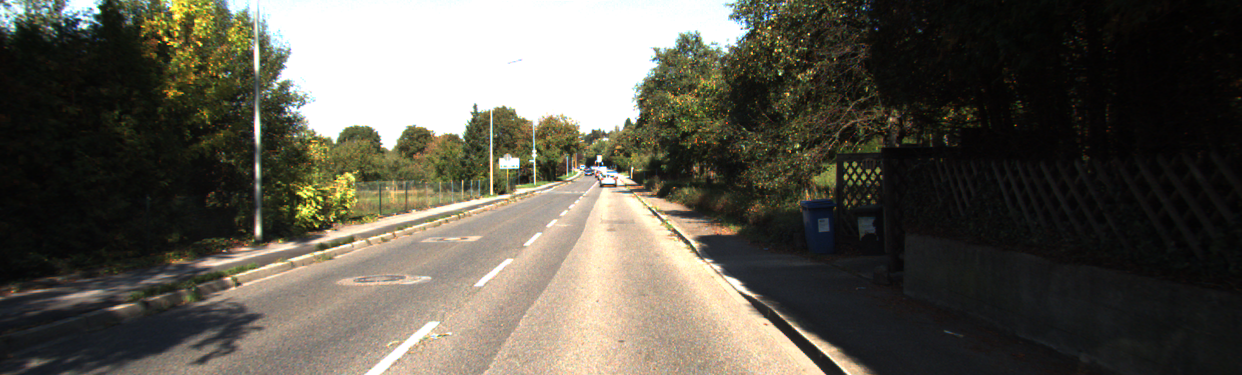
#> input picture dataset_examples/um_000052.png, 1242 x 375 px
$ python main.py   (older library calls are emulated)
#> lines starting #> are read from the running program, lines starting #| are printed output that depends on the picture; after the words box and inside, x2 and y2 are one past the last pixel; in counts of white or black regions, pixels touching at a corner belong together
### improc.py
import cv2
import json
import numpy as np

from main import masks_filename


def crop_image(image, cutting_point=2):
    """
    Returns bottom half of the image
    Assuming the camera is vertically centered, everything above the middle
    of the image probably correspond to useless information when related to lane detection
    :param image: Input image
    :param cutting_point: Point to start cutting relative to image size (2: half)
    :return: Cropped image
    """
    height = image.shape[0]
    return image[height // cutting_point: height, :, :]


def mask_image(image):
    """
    Applies binary masking specified in mask file to image
    :param image: Input image
    :return: Binary masked image
    """
    masked_images = []
    with open(masks_filename) as masks_file:
        # Load masks dictionary
        masks = json.load(masks_file)
        for mask in masks:
            # Apply each mask individually
            min_range = np.array(mask["min"])
            max_range = np.array(mask["max"])
            masked_images.append(cv2.inRange(image, min_range, max_range))

    # Merge all masks into a single one
    masked_image = np.sum(masked_images, axis=0) / len(masked_images)
    masked_image[masked_image != 0] = 255
    return np.uint8(masked_image)


def closing(image, kernel_size=None):
    """
    Performs closing morphological operation in image
    Default kernel size is [5, 5]
    :param image: Input image
    :param kernel_size: List specifying kernel size
    :return: Morphologically transformed image
    """
    # Default mutable argument
    if kernel_size is None:
        kernel_size = [5, 5]
    kernel = np.ones(kernel_size, np.uint8)
    dilated = cv2.dilate(image, kernel)
    return cv2.erode(dilated, kernel)


def detect_edges(image, tresh_lower=50, tresh_upper=150):
    """
    Perform a series of operations in an input image to detect its edges
    Image Cropping -> HSV Transform -> Binary Masking -> Gaussian Blur ->
    -> Closing -> Canny Edge Detection -> Closing
    :param image: Input image
    :param tresh_lower: Lower canny threshold
    :param tresh_upper: Upper canny threshold
    :return: Edged image
    """
    cropped_image = crop_image(image)
    image_hsv = cv2.cvtColor(cropped_image, cv2.COLOR_BGR2HSV)
    masked_image = mask_image(image_hsv)
    blurred_image = cv2.GaussianBlur(masked_image, (3, 3), 0)
    closed_masked_image = closing(blurred_image)
    canny_image = cv2.Canny(closed_masked_image, tresh_lower, tresh_upper)
    edged_image = closing(canny_image)
    return edged_image

### contour.py
import cv2
import numpy as np


# Minimum area that a contour must have
AREA_THRESH = 10


def find_contours(image):
    """
    Find contours in canny edged image
    :param image: Input image
    :return: Contours array and corresponding image
    """
    # Perform contour detection
    contours, _ = cv2.findContours(image, cv2.RETR_EXTERNAL, cv2.CHAIN_APPROX_NONE)
    cont_image = np.zeros([image.shape[0], image.shape[1], 3])

    approximated_contours = []
    # Approximate each contour by a simpler shape
    for contour in contours:
        # Filter out small contours
        if cv2.contourArea(contour) < AREA_THRESH:
            continue

        epsilon = 0.01 * cv2.arcLength(contour, True)
        # Approximate by a polygon and force it to be convex
        approximated_contour = cv2.approxPolyDP(contour, epsilon, True)
        convex_contour = cv2.convexHull(approximated_contour)
        approximated_contours.append(convex_contour)
        cv2.drawContours(cont_image, [convex_contour], -1, (0, 255, 0), 1)

    return contours, cont_image

### lane.py
import cv2
import numpy as np
from sklearn.cluster import KMeans


def find_lanes(contours, image):
    """
    Find lanes in a given set of contours
    :param contours: List of contours
    :param image: Original image
    :return: Center road, New image
    """
    new_image = np.zeros(image.shape)
    center_x_coord = int(image.shape[0]/2)
    center_y_coord = int(image.shape[1]/2)

    # Compile all points in a single vector.
    points = []
    for contour in contours:
        for vector in contour:
            for point in vector:
                point_copy = point
                point_copy = np.append(point_copy, abs(point[0] - center_x_coord))
                point_copy = np.append(point_copy, np.arctan2(point[1], abs(point[0] - center_x_coord))*180/np.pi)
                points.append(point_copy)
    points = np.array(points)

    km = KMeans(n_clusters = 2, init='k-means++', n_init=200, max_iter=400, tol=1e-04)
    y = km.fit_predict(points[:, 1:2]).astype(np.int)

    road1 = points[y == 0]
    road2 = points[y == 1]

    for point in road1:
        cv2.circle(new_image, (int(point[0]), int(point[1])), radius=0, color=(0, 0, 255), thickness=-1)

    for point in road2:
        cv2.circle(new_image, (int(point[0]), int(point[1])), radius=0, color=(255, 0, 0), thickness=-1)

    road1_average = np.average(road1[:, 1])
    road2_average = np.average(road2[:, 1])
    if abs(road1_average - center_y_coord) < abs(road2_average - center_y_coord):
        center_road = road1
    else:
        center_road = road2

    return center_road, new_image


def find_lane_middlepoint(center_road, image):
    """
    Retuns line corresponding to the middle of the lane
    :return:
    """
    new_image = np.array(image)
    center_x_coord = int(image.shape[0]/2)

    max_negative_x = -np.inf
    max_negative_y = 0
    max_positive_x = np.inf
    max_positive_y = 0
    for point in center_road:
        if (point[0] - center_x_coord) > max_negative_x:
            max_negative_x = point[0]
            max_negative_y = point[1]
        if (point[0] - center_x_coord) < max_positive_x:
            max_positive_x = point[0]
            max_positive_y = point[1]

    x = (max_negative_x + max_positive_x)/2
    y = (max_negative_y + max_positive_y)/2

    cv2.circle(new_image, (int(x), int(y)), radius=0, color=(0, 255, 0), thickness=5)

    return [x, y], new_image

### utils.py
import cv2


def show_image(image, name="Image"):
    """
    Shows an image
    :param image: Image to show
    :param name: Image name
    :return: None
    """
    print(f"Showing {name}, press any key to close")
    cv2.imshow(name, image)
    cv2.waitKey()

### main.py
import imageio

import contour
import improc
import lane

image_test_path = "dataset_examples/um_000052.png"
masks_filename = "mask.json"
generate_seed = False
debug = True


if __name__ == "__main__":
    image = imageio.imread(image_test_path)
#> image is the input picture: shape (375, 1242, 3); mean R, G, B 91.7, 88.1, 77.7
    if generate_seed:
        from seedproc import check_mask
        check_mask(image)
        quit()

    # Processes image to get lane edges
    processed_image = improc.detect_edges(image)
#> in crop_image, `return image[height // cutting_point: height, :, :]`:
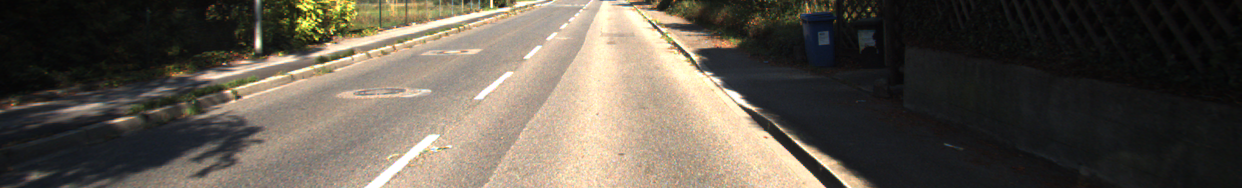
#> returned value: shape (188, 1242, 3); mean of channels 0, 1, 2 94.1, 86.7, 76.1; drawn as R, G, B
#> in detect_edges, `image_hsv = cv2.cvtColor(cropped_image, cv2.COLOR_BGR2HSV)`: image_hsv: shape (188, 1242, 3); mean H, S, V 79.7, 54.9, 96.5
#> (reads mask.json from the repository)
#> after the loop in mask_image, `for mask in masks:`: masked_images = 1 item
#> in mask_image, `masked_image = np.sum(masked_images, axis=0) / len(masked_images)`:
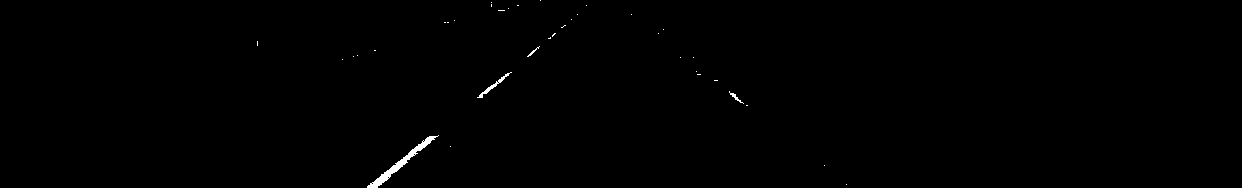
#> masked_image: shape (188, 1242) float64; 0.33% white; 36 white regions (32 under 20 px), largest, box (x1, y1, x2, y2) and area: (367, 135, 439, 188) 508, (477, 72, 512, 98) 120, (729, 91, 744, 104) 41, (527, 46, 540, 57) 27
#> in detect_edges, `canny_image = cv2.Canny(closed_masked_image, tresh_lower, tresh_upper)`: canny_image: shape (188, 1242); 0.31% white in thin lines or dots, all inside (x1, y1, x2, y2) = (256, 0, 848, 188)
#> in closing (call 2), `dilated = cv2.dilate(image, kernel)`:
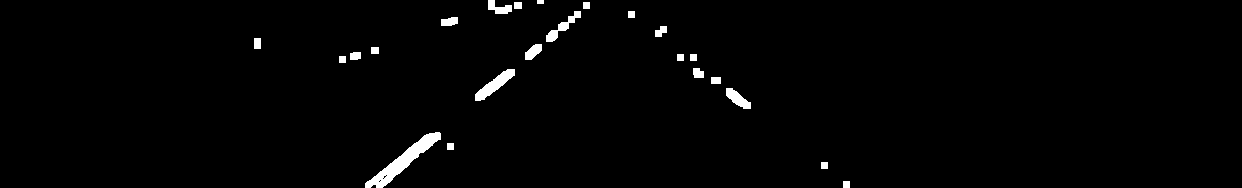
#> dilated: shape (188, 1242); 1.5% white; 23 white regions, largest, box (x1, y1, x2, y2) and area: (365, 132, 441, 188) 1089, (475, 69, 515, 101) 468, (546, 11, 581, 42) 301
#> in closing (call 2), `return cv2.erode(dilated, kernel)`:
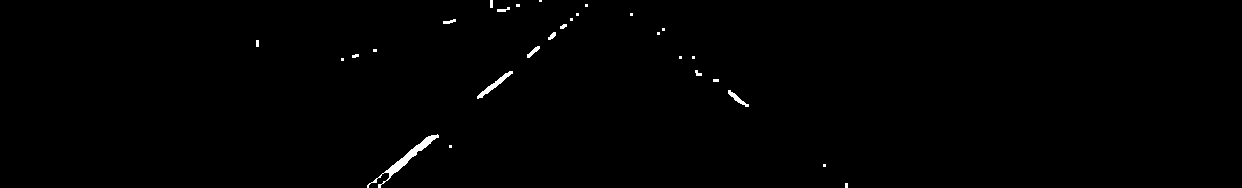
#> returned value: shape (188, 1242); 0.54% white; 28 white regions (16 under 20 px)
    contours, cont_image = contour.find_contours(processed_image)
#> in find_contours, `contours, _ = cv2.findContours(image, cv2.RETR_EXTERNAL, cv2.CHAIN_APP..`: contours = 28 contours, 21 with area under 20; largest, box (x1, y1, x2, y2) and area: (367, 134, 439, 188) 406, (477, 71, 513, 99) 157, (728, 90, 749, 107) 75, (527, 46, 540, 58) 44, (548, 32, 556, 40) 26, (443, 19, 456, 24) 24, (497, 7, 510, 12) 21
#> the loop in find_contours, `for contour in contours:` made 28 passes
#> epsilon on passes 4, 5, 7, 8, 12, 14, 17, 19, 20, 24: 2.36, 0.579, 0.959, 0.208, 0.168, 0.36, 0.233, 0.177, 0.297, 0.308
#> (epsilon, approximated_contour, convex_contour) on passes 6, 15, 28: (0.14, [[713, 79], [713, 81], [718, 81], [718, 79]], [[718, 79], [718, 81], [713, 81], [713, 79]]), (0.16, [[256, 40], [256, 46], [258, 46], [258, 40]], [[258, 40], [258, 46], [256, 46], [256, 40]]), (0.18, [[490, 0], [490, 7], [492, 7], [492, 0]], [[492, 0], [492, 7], [490, 7], [490, 0]])
#> after the loop in find_contours, `for contour in contours:`: approximated_contours = 13 contours, 5 with area under 20; largest, box (x1, y1, x2, y2) and area: (367, 135, 439, 188) 626, (477, 71, 513, 99) 181, (728, 90, 749, 107) 98, (527, 46, 540, 58) 52, (497, 7, 510, 12) 34, (443, 19, 456, 24) 32, (548, 32, 556, 40) 28, (695, 70, 702, 76) 22
    center_road, lane_image = lane.find_lanes(contours, image)
#> the loop in find_lanes, `for contour in contours:` made 28 passes
#> after the loop in find_lanes, `for contour in contours:`: points = 647 items, first 6: [845, 183, 658, 15.54], [845, 184, 658, 15.62], [845, 185, 658, 15.7], [845, 186, 658, 15.78], [845, 187, 658, 15.86], [846, 187, 659, 15.84]
#> in find_lanes, `points = np.array(points)`: points = 647 rows, first 6: [845, 183, 658, 15.54], [845, 184, 658, 15.62], [845, 185, 658, 15.7], [845, 186, 658, 15.78], [845, 187, 658, 15.86], [846, 187, 659, 15.84]
#> in find_lanes, `y = km.fit_predict(points[:, 1:2]).astype(np.int)`: y = 647 values, max 1 at index 0, min 0 at index 218, mean 0.337
#> in find_lanes, `road1 = points[y == 0]`: road1 = 429 rows, first 6: [728, 90, 541, 9.45], [728, 91, 541, 9.55], [728, 92, 541, 9.65], [728, 93, 541, 9.75], [729, 94, 542, 9.84], [730, 95, 543, 9.92]
#> in find_lanes, `road2 = points[y == 1]`: road2 = 218 rows, first 6: [845, 183, 658, 15.54], [845, 184, 658, 15.62], [845, 185, 658, 15.7], [845, 186, 658, 15.78], [845, 187, 658, 15.86], [846, 187, 659, 15.84]
#> the loop in find_lanes, `for point in road1:` made 429 passes
#> after the loop in find_lanes, `for point in road1:`:
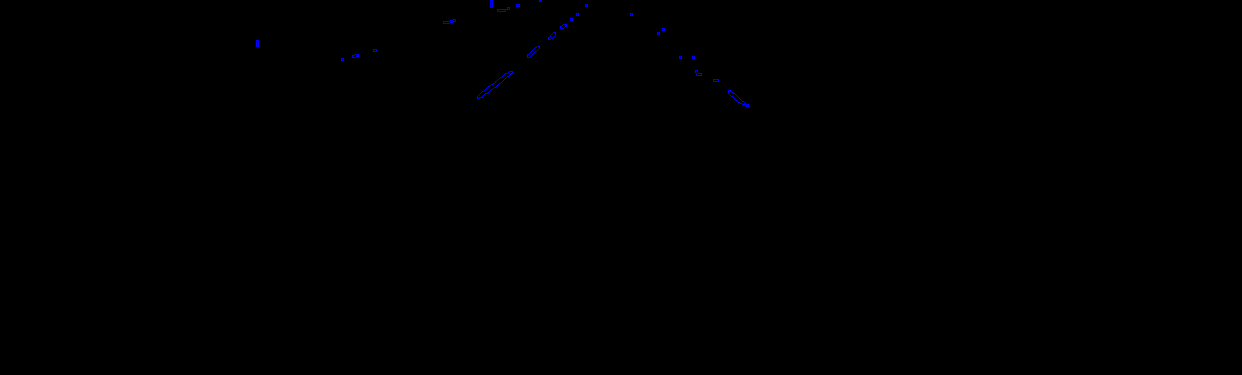
#> new_image: shape (375, 1242, 3) float64; mean of channels 0, 1, 2 0, 0, 0.2; drawn as R, G, B
#> the loop in find_lanes, `for point in road2:` made 218 passes
#> after the loop in find_lanes, `for point in road2:`:
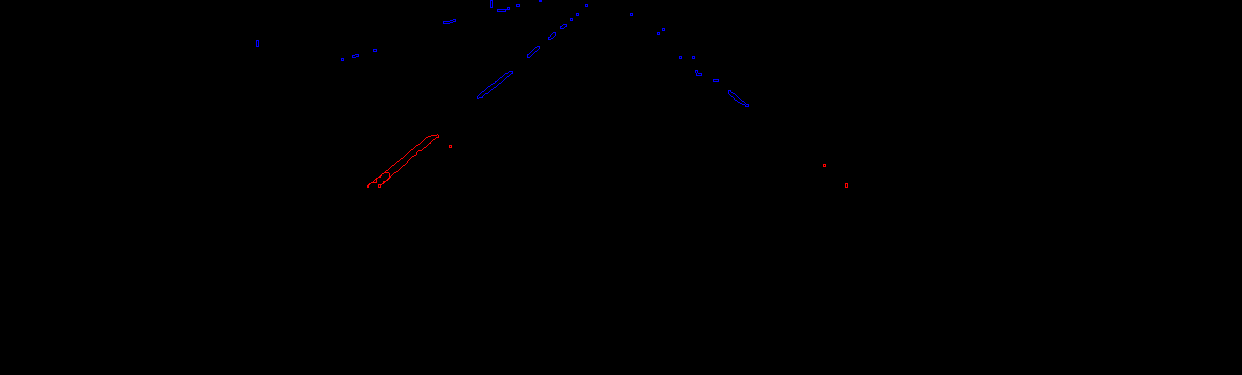
#> new_image: shape (375, 1242, 3) float64; 0.04% of pixels changed, all inside (x1, y1, x2, y2) = (367, 134, 848, 188); drawn as R, G, B
#> in find_lanes, `road1_average = np.average(road1[:, 1])`: road1_average = 50.61
#> in find_lanes, `road2_average = np.average(road2[:, 1])`: road2_average = 164.8
#> in find_lanes, `center_road = road2`: center_road has the same summary as road2
#> center_road has the same summary as road2 in find_lanes
    center_point, center_image = lane.find_lane_middlepoint(center_road, lane_image)
#> the loop in find_lane_middlepoint, `for point in center_road:` made 218 passes
#> (point, max_negative_x, max_negative_y, max_positive_x, max_positive_y) on pass 1: ([845, 183, 658, 15.54], 845, 183, 845, 183)
#> (point, max_positive_x, max_positive_y) on passes 2 to 7: ([845, 184, 658, 15.62], 845, 184), ([845, 185, 658, 15.7], 845, 185), ([845, 186, 658, 15.78], 845, 186), ([845, 187, 658, 15.86], 845, 187), ([846, 187, 659, 15.84], 846, 187), ([847, 187, 660, 15.82], 847, 187)
#> after the loop in find_lane_middlepoint, `for point in center_road:`: max_negative_x = 845; max_negative_y = 183; max_positive_x = 438; max_positive_y = 135
#> in find_lane_middlepoint, `x = (max_negative_x + max_positive_x)/2`: x = 641.5
#> in find_lane_middlepoint, `y = (max_negative_y + max_positive_y)/2`: y = 159
#> in find_lane_middlepoint, `cv2.circle(new_image, (int(x), int(y)), radius=0, color=(0, 255, 0), t..`: new_image: shape (375, 1242, 3) float64; 0.01% of pixels changed, all inside (x1, y1, x2, y2) = (638, 156, 645, 163)
#> center_point = [641.5, 159]

    if debug:
        from utils import show_image
        show_image(image, "Original image")
        show_image(processed_image, "Masked image")
        show_image(cont_image, "Convex contours")
        show_image(lane_image, "Lanes")
#> call 4 of show_image, with name = 'Lanes'
#> in show_image (call 4), `cv2.imshow(name, image)`:
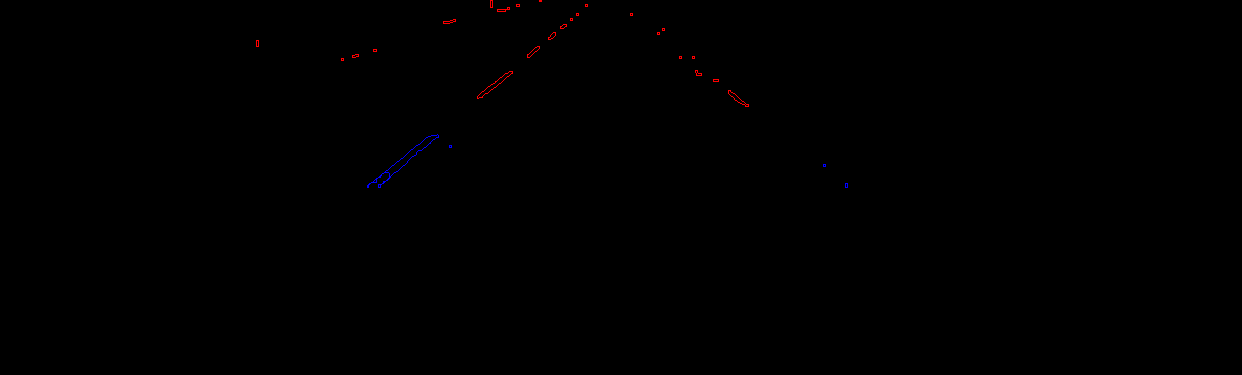
#> window 'Lanes': shape (375, 1242, 3); mean B, G, R 0.1, 0, 0.2
        show_image(center_image, "Lane with center")
